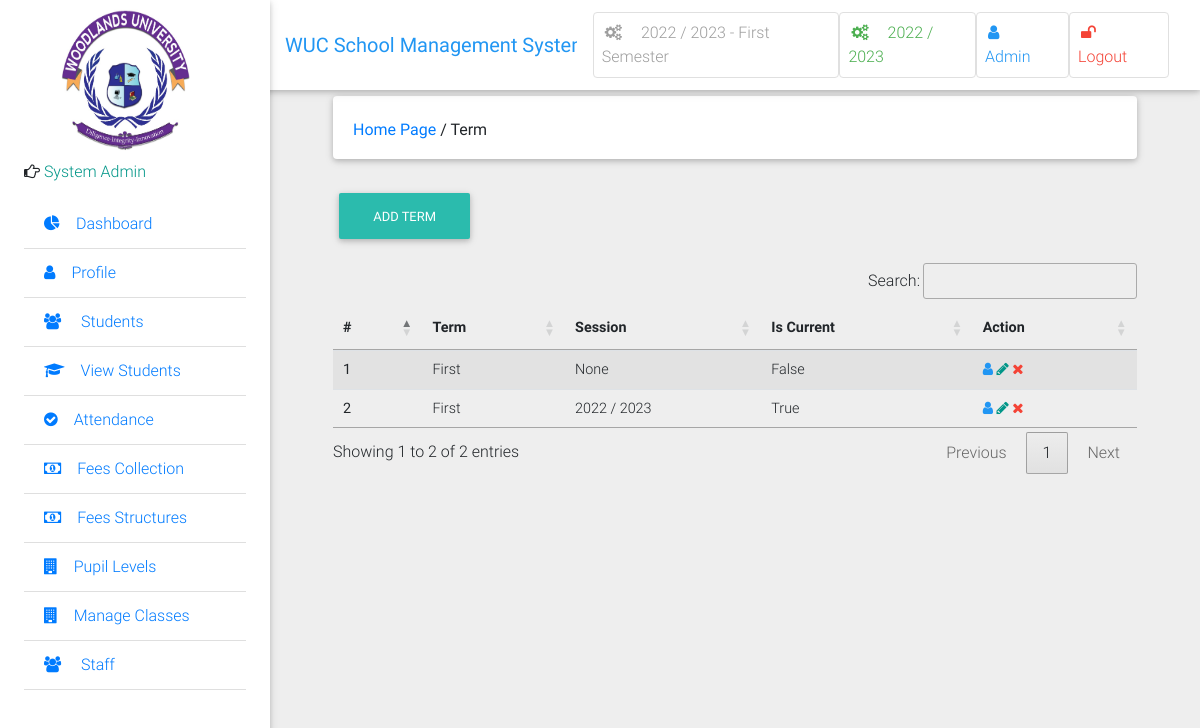
Page /semester/ (signed in) on the committed database.
### school/models.py (models this page shows, shortened)
class Semester(models.Model):
    semester = models.CharField(max_length=10, choices=SEMESTER, blank=True)
    is_current_semester = models.BooleanField(default=False, blank=True, null=True)
    session = models.ForeignKey(Session, on_delete=models.CASCADE, blank=True, null=True)
    next_semester_begins = models.DateField(null=True, blank=True)
    def __str__(self):
        return str(self.session) + ' - ' + str(self.semester)

class Session(models.Model):
    session = models.CharField(max_length=200, unique=True)
    is_current_session = models.BooleanField(default=False, blank=True, null=True)
    next_session_begins = models.DateField(blank=True, null=True)
    def __str__(self):
        return self.session

class User(AbstractUser):
    is_student = models.BooleanField(default=False)
    is_lecturer = models.BooleanField(default=False)
    is_librarian = models.BooleanField(default=False)
    is_parent = models.BooleanField(default=False)
    phone = models.CharField(max_length=60, blank=True, null=True)
    address = models.CharField(max_length=60, blank=True, null=True)
    picture = models.ImageField(upload_to="users/pictures/%Y/%m/%d'", blank=True, null=True)
    email = models.EmailField(blank=True, null=True)
    password_type = models.CharField('Password Type', default='Expirable', max_length=200, choices=PASSWORD_TYPES)
    days_for_password_expiry = models.ForeignKey(PasswordConfigurations, on_delete=models.CASCADE, null=True,
                                                 blank=True)
    last_password_reset_date = models.DateField('Reset On', auto_now=True)
    password_expiry_date = models.DateField(editable=False, null=True, blank=True)
    is_password_expired = models.BooleanField(default=False, )
    username_validator = ASCIIUsernameValidator()
    def get_full_name(self):
        full_name = self.username
        if self.first_name and self.last_name:
            full_name = self.first_name + " " + self.last_name
        return full_name
    def __str__(self):
        return self.get_full_name()

### school/views.py (the view)
# urls.py: path('semester/', views.semester_list_view, name="manage_semester"),
@login_required
def semester_list_view(request):
    semesters = Semester.objects.all().order_by('-semester')
    return render(request, 'administrator/manage_semester.html', {"semesters": semesters, })

### school/context_processors.py (called while the page is built)
def session_processor(request):
	current_session = Session.objects.get(is_current_session=True)
	return {"current_session": current_session}

def semester_processor(request):
	current_semester = Semester.objects.get(is_current_semester=True)
	return {"current_semester": current_semester}

### school/templates/administrator/manage_semester.html (shortened to what this page needs)
{% extends 'school/base.html' %}
{% block side_bar %}
    {% include 'school/partial_active_element.html' with active='manage_semester' %}
{% endblock side_bar %}
{% block content %}
    <div class="container-fluid mt-5">
        <div class="card mb-4 wow fadeIn">
            <div class="card-body d-sm-flex justify-content-between">
                <h6 class="mb-2 mb-sm-0 pt-1">
                    <a href="/">Home Page</a>
                    <span>/</span>
                    <span>Term</span>
                </h6>
            </div>
        </div>
        <h6 class="mb-2 mb-sm-0 pt-1">
            <a href="{% url 'create_new_semester' %}" class="btn btn-default btn-rounded mb-4">
                Add Term
            </a>
        </h6>
        <table id="table_semesters_list" class="table table-striped">
            <thead>
            <tr>
                <th scope="col">#</th>
                <th scope="col">Term</th>
                <th scope="col">Session</th>
                <th scope="col">Is Current</th>
                <th scope="col">Action</th>
            </tr>
            </thead>
            <tbody>
            {% for semester in semesters %}
                <tr>
                    <th scope="row">{{ forloop.counter }}</th>
                    <td>{{ semester.semester }}</td>
                    <td>{{ semester.session }}</td>
                    <td>{% if semester.is_current_semester %}
                        True
                    {% else %}
                        False
                    {% endif %}
                    </td>
                    <td>
                        <a title="view" class="blue-text"><i class="fa fa-user"></i></a>
                        <a href="{% url 'edit_semester' pk=semester.pk %}" title="edit" class="teal-text"><i
                                class="fa fa-pencil"></i></a>
                        <a href="{% url 'delete_semester' pk=semester.pk %}" title="delete" class="red-text"><i
                                class="fa fa-times"></i></a>
                    </td>
                </tr>
            {% endfor %}
            </tbody>
        </table>
    </div>
{% endblock %}

### school/templates/school/base.html (shortened to what this page needs)
{% load static %}
<!DOCTYPE html>
<html lang="en">
<head>
    <link rel="stylesheet" href="https://cdn.datatables.net/1.10.20/css/jquery.dataTables.min.css">
    <link rel="stylesheet" href="https://cdn.datatables.net/buttons/1.6.1/css/buttons.dataTables.min.css">
    <link rel="stylesheet" href="https://maxcdn.bootstrapcdn.com/font-awesome/4.7.0/css/font-awesome.min.css">
    <link href="{% static 'school/css/bootstrap.min.css' %}" rel="stylesheet">
    <link href="{% static 'school/css/mdb.min.css' %}" rel="stylesheet">
    <link href="{% static 'school/css/style.css' %}" rel="stylesheet">
    <link rel="stylesheet" type="text/css" href="https://cdn.datatables.net/1.10.20/css/jquery.dataTables.css">
{% include 'school/small-screen-navbar.html'%}
</head>
<body class="grey lighten-3">
<header>
    <nav class="navbar fixed-top navbar-expand-lg navbar-light white scrolling-navbar">
        <div class="container-fluid">
            <a class="navbar-brand waves-effect" href="/">
                <strong class="blue-text">WUC School Management System</strong>
            </a>
            <div class="collapse navbar-collapse" id="navbarSupportedContent">
                <ul class="navbar-nav nav-flex-icons">
                    <li class="nav-item">
                        <a href="{% if request.user.is_superuser %}{% url 'manage_semester' %}{% else %}#{% endif %}"
                           class="nav-link border border-light grey-text rounded waves-effect">
                            <i class="fa fa-cogs mr-3"></i>{{ current_semester }} Semester
                        </a>
                    </li>
                    <li class="nav-item">
                        <a href="{% if request.user.is_superuser %}{% url 'manage_session' %}{% else %}#{% endif %}"
                           class="nav-link border border-light green-text rounded waves-effect">
                            <i class="fa fa-cogs mr-3"></i>{{ current_session }}
                        </a>
                    </li>
                    <li class="nav-item">
                        <a href="{% url 'profile' %}"
                           class="nav-link border border-light rounded waves-effect blue-text">
                            <i class="fa fa-user mr-3"></i>{{ user|capfirst }}
                        </a>
                    </li>
                    <li class="nav-item">
                        <a href="/accounts/logout/" class="nav-link border border-light rounded waves-effect red-text">
                            <i class="fa fa-unlock mr-3"></i>Logout
                        </a>
                    </li>
                </ul>
            </div>
        </div>
    </nav>
    <div class="sidebar-fixed position-fixed">
        <img src="{% static 'img/logo.jpg' %}" id="icon" class="logo" style="margin-left: 30px; height: 160px;">
        {% if request.user.is_lecturer %}
            <p><i class="fa fa-hand-o-right" aria-hidden="true"></i>
                <span class="teal-text text-center"> Lecturer</span></p>
        {% elif request.user.is_student %}
            <p><i class="fa fa-hand-o-right" aria-hidden="true"></i>
                <span class="teal-text text-center"> Student</span></p>
        {% elif request.user.is_parent %}
            <p><i class="fa fa-hand-o-right" aria-hidden="true"></i>
                <span class="teal-text text-center"> Parent</span></p>
        {% elif request.user.is_librarian %}
            <p><i class="fa fa-hand-o-right" aria-hidden="true"></i>
                <span class="teal-text text-center"> Library</span></p>
        {% else %}
            <p><i class="fa fa-hand-o-right" aria-hidden="true"></i>
                <span class="teal-text text-center"> System Admin</span></p>
        {% endif %}
        <div class="dashboard">
            {% block side_bar %}{% endblock side_bar %}
        </div>
    </div>
</header>
<main class="pt-5 mx-lg-5">
    {% block content %} {% endblock %}
</main>
</body>
</html>

### school/static/school/css/style.css (style rules this page uses)
.sidebar-fixed { height: 100vh; width: 270px; -webkit-box-shadow: 0 2px 5px 0 rgba(0, 0, 0, 0.16), 0 2px 10px 0 rgba(0, 0, 0, 0.12); box-shadow: 0 2px 5px 0 rgba(0, 0, 0, 0.16), 0 2px 10px 0 rgba(0, 0, 0, 0.12); z-index: 1050; background-color: #fff; padding: 1.5rem; padding-top: 0; }
@media (min-width: 1200px) { .navbar, .page-footer, main { padding-left: 270px; } }
.logo { text-shadow: rgb(179, 179, 179) 0px 0px 0px, rgb(180, 180, 180) 1px 1px 0px, rgb(182, 182, 182) 2px 2px 0px, rgb(184, 184, 184) 3px 3px 0px, rgb(185, 185, 185) 4px 4px 0px, rgb(187, 187, 187) 5px 5px 0px, rgb(189, 189, 189) 6px 6px 0px, rgb(190, 190, 190) 7px 7px 0px, rgb(192, 192, 192) 8px 8px 0px, rgb(194, 194, 194) 9px 9px 0px, rgb(195, 195, 195) 10px 10px 0px, rgb(197, 197, 197) 11px 11px 0px, rgb(199, 199, 199) 12px 12px 0px, rgb(201, 201, 201) 13px 13px 0px, rgb(202, 202, 202) 14px 14px 0px, rgb(204, 204, 204) 15px 15px 0px, rgb(206, 206, 206) 16px 16px 0px, rgb(207, 207, 207) 17px 17px 0px, rgb(209, 209, 209) 18px 18px 0px, rgb(211, 211, 211) 19px 19px 0px, rgb(212, 212, 212) 20px 20px 0px, rgb(214, 214, 214) 21px 21px 0px, rgb(216, 216, 216) 22px 22px 0px, rgb(218, 218, 218) 23px 23px 0px, rgb(219, 219, 219) 24px 24px 0px, rgb(221, 221, 221) 25px 25px 0px, rgb(223, 223, 223) 26px 26px 0px, rgb(224, 224, 224) 27px 27px 0px, rgb(226, 226, 226) 28px 28px 0px, rgb(228, 228, 228) 29px 29px 0px, rgb(230, 230, 230) 30px 30px 0px, rgb(231, 231, 231) 31px 31px 0px, rgb(233, 233, 233) 32px 32px 0px, rgb(235, 235, 235) 33px 33px 0px, rgb(236, 236, 236) 34px 34px 0px, rgb(238, 238, 238) 35px 35px 0px, rgb(240, 240, 240) 36px 36px 0px, rgb(241, 241, 241) 37px 37px 0px, rgb(243, 243, 243) 38px 38px 0px, rgb(245, 245, 245) 39px 39px 0px, rgb(247, 247, 247) 40px 40px 0px, rgb(248, 248, 248) 41px 41px 0px, rgb(250, 250, 250) 42px 42px 0px, rgb(252, 252, 252) 43px 43px 0px, rgb(253, 253, 253) 44px 44px 0px; font-size: 40px; color: rgb(95, 89, 255); height: 120px; width: 136px; line-height: 136px; border-radius: ; text-align: center; background-color: rgb(255, 255, 255); }

### school/templates/school/base.html (style rules this page uses)
.dashboard { display: block; max-height: 500px; overflow-y: auto; -ms-overflow-style: -ms-autohiding-scrollbar; }

### rows in the picture
Semester: session+semester "2022 / 2023 - First", semester "First", session "2022 / 2023", is_current_semester "True"
Session: session "2022 / 2023"
User: username+first_name "Admin"
Semester: semester "First", session "None", is_current_semester "False"
